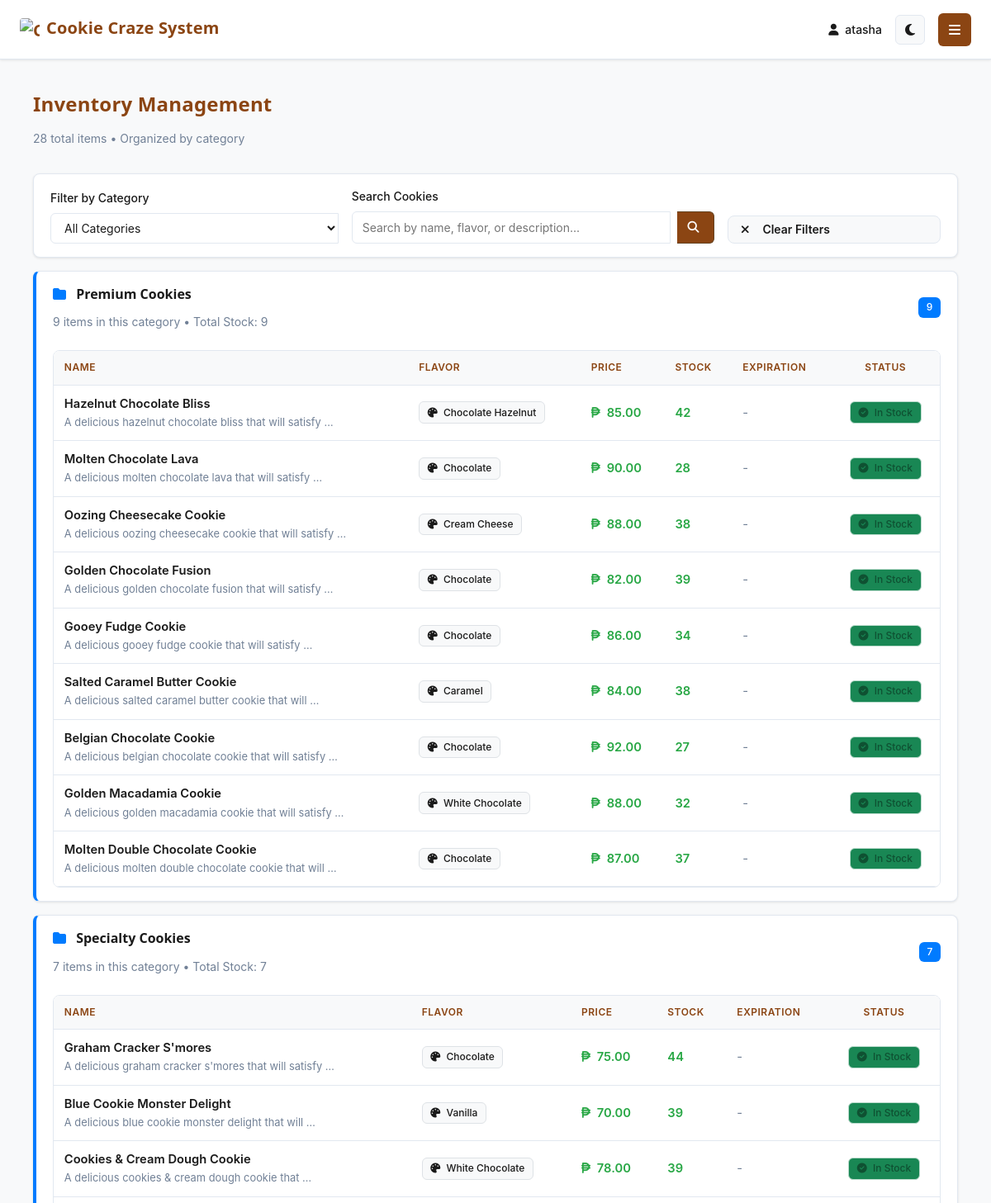
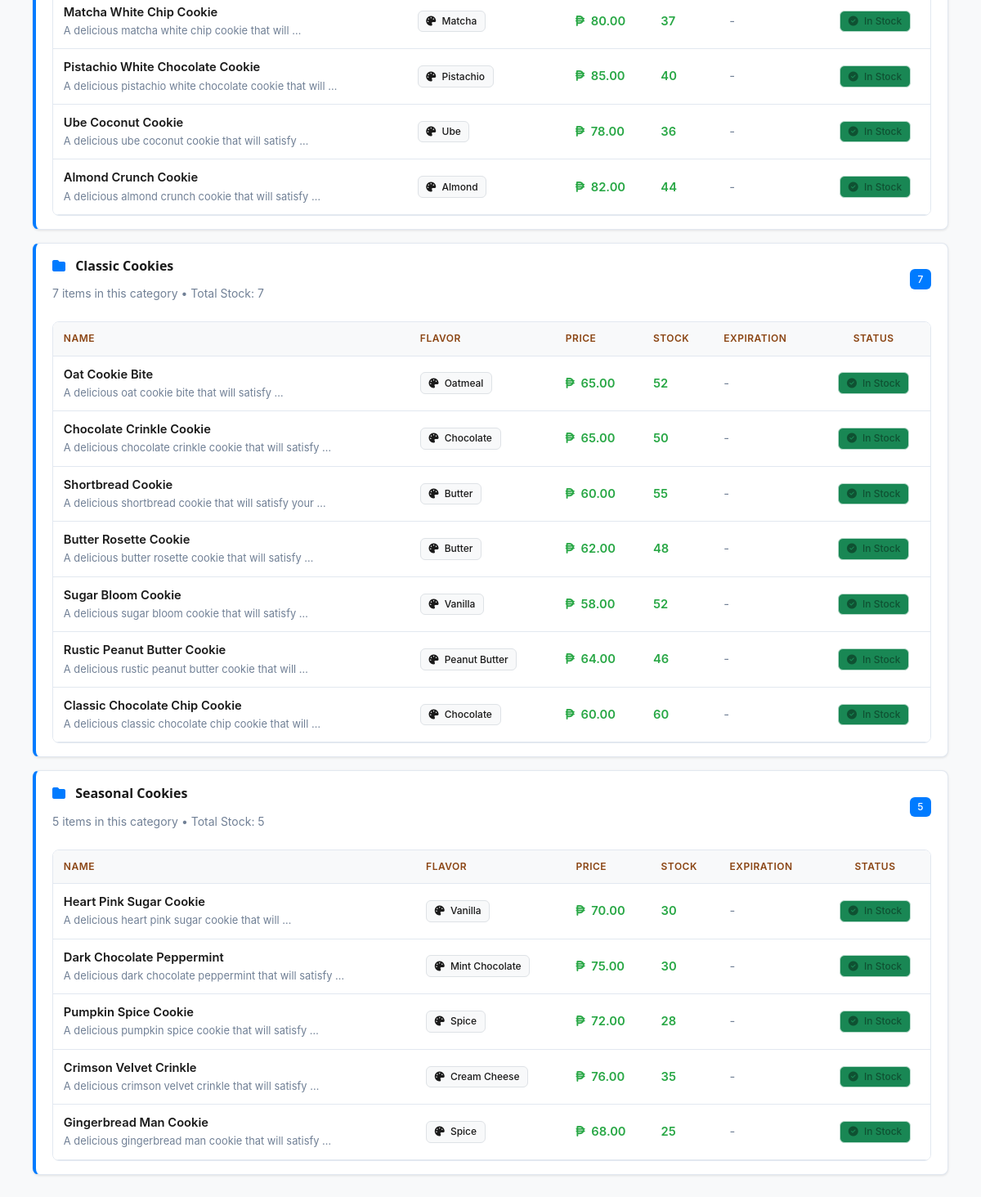
The page /app/inventory/ (signed in) on the database its author committed (2 pictures, top to bottom).
### cookie_app/models.py (models this page shows, shortened)
class Category(models.Model):
    name = models.CharField(max_length=50, unique=True)
    description = models.TextField(blank=True, null=True)
    color = models.CharField(max_length=7, default='#007bff')
    icon = models.CharField(max_length=50, default='fas fa-folder')
    is_active = models.BooleanField(default=True)
    created_at = models.DateTimeField(auto_now_add=True)
    updated_at = models.DateTimeField(auto_now=True)
    class Meta:
        verbose_name_plural = "Categories"
        ordering = ['name']

class Cookie(models.Model):
    FLAVOR_CHOICES = [
        ('chocolate', 'Chocolate'), ('vanilla', 'Vanilla'), ('strawberry', 'Strawberry'),
        ('oatmeal', 'Oatmeal'), ('peanut_butter', 'Peanut Butter'), ('butter', 'Butter'),
        ('white_chocolate', 'White Chocolate'), ('almond', 'Almond'), ('pistachio', 'Pistachio'),
        ('caramel', 'Caramel'), ('mint_chocolate', 'Mint Chocolate'), ('cream_cheese', 'Cream Cheese'),
        ('spice', 'Spice'), ('ube', 'Ube'), ('matcha', 'Matcha'),
        ('chocolate_hazelnut', 'Chocolate Hazelnut'), ('chocolate_marshmallow', 'Chocolate Marshmallow'),
        ('almond_oat', 'Almond Oat'),
    ]
    category = models.ForeignKey(Category, on_delete=models.PROTECT, related_name='cookies')
    image = models.ImageField(upload_to='cookies/', null=True, blank=True)
    name = models.CharField(max_length=100)
    flavor = models.CharField(max_length=30, choices=FLAVOR_CHOICES)
    price = models.DecimalField(max_digits=6, decimal_places=2, validators=[MinValueValidator(Decimal('0.01'))])
    stock_quantity = models.IntegerField(default=0, validators=[MinValueValidator(0)])
    description = models.TextField(blank=True, null=True)
    expiration_date = models.DateField(blank=True, null=True)
    is_available = models.BooleanField(default=True)
    created_at = models.DateTimeField(auto_now_add=True)
    updated_at = models.DateTimeField(auto_now=True)

### cookie_app/views.py (the view, shortened to what this page needs)
# urls.py: path('inventory/', views.inventory, name='inventory'),
@login_required
def inventory(request):
    search_query = request.GET.get('q', '')
    category_filter = request.GET.get('category', '')
    cookies = Cookie.objects.all().select_related('category')
    if search_query:
        cookies = cookies.filter(
            Q(name__icontains=search_query) |
            Q(flavor__icontains=search_query) |
            Q(description__icontains=search_query)
        )
    today = timezone.now().date()
    next_week = today + timedelta(days=7)
    cookies_by_category = {}
    uncategorized_cookies = []
    for cookie in cookies:
        category = cookie.category
        if category:
            if category not in cookies_by_category:
                cookies_by_category[category] = []
            cookies_by_category[category].append(cookie)
        else:
            uncategorized_cookies.append(cookie)
    active_categories = Category.objects.filter(is_active=True)
    context = {
        'cookies_by_category': cookies_by_category,
        'category_choices': [(cat.id, cat.name) for cat in active_categories],
        'search_query': search_query,
        'category_filter': category_filter,
        'total_cookies': cookies.count(),
        'today': today,
        'next_week': next_week,
        'active_categories': active_categories,
    }
    return render(request, 'inventory.html', context)

### templates/inventory.html (shortened to what this page needs)
{% extends 'base.html' %}
{% block content %}
<div class="content staff-page">
    <div class="unified-page-header">
        <div>
            <h1 class="unified-h1">Inventory Management</h1>
            <p class="text-muted" style="font-size: var(--text-sm);">
                {{ total_cookies }} total items • Organized by category
            </p>
        </div>
    </div>
    <div class="unified-card">
        <div class="row g-3 align-items-end">
            <div class="col-md-4">
                <label class="unified-form-label">Filter by Category</label>
                <select class="unified-form-control" id="categoryFilter" onchange="updateCategoryFilter()">
                    <option value="">All Categories</option>
                </select>
            </div>
            <div class="col-md-5">
                <label class="unified-form-label">Search Cookies</label>
                <div class="d-flex gap-2">
                    <input type="text"
                           class="unified-form-control"
                           id="searchInput"
                           placeholder="Search by name, flavor, or description..."
                           value="{{ search_query }}"
                           style="flex: 1;">
                    <button class="unified-btn unified-btn-primary" onclick="performSearch()" style="min-width: 45px;">
                        <i class="fas fa-search"></i>
                    </button>
                </div>
            </div>
            <div class="col-md-3">
                <button class="unified-btn unified-btn-secondary w-100" onclick="clearAllFilters()" style="margin-top: 0;">
                    <i class="fas fa-times me-2"></i>
                    Clear Filters
                </button>
            </div>
        </div>
    </div>
{% if cookies_by_category %}
    {% for category, cookies in cookies_by_category.items %}
    <div class="unified-card category-section" style="border-left-color: {{ category.color|default:'#6c757d' }};">
        <div class="d-flex justify-content-between align-items-center mb-4">
            <div>
                <h3 class="unified-h3">
                    <i class="{{ category.icon|default:'fas fa-folder' }} me-2" style="color: {{ category.color|default:'#6c757d' }};"></i>
                    {% if category %}
                        {{ category.name }} Cookies
                    {% else %}
                        Uncategorized Cookies
                    {% endif %}
                </h3>
                <p class="text-muted mb-0" style="font-size: var(--text-sm);">
                    {{ cookies|length }} item{{ cookies|length|pluralize }} in this category
                    • Total Stock: {{ cookies|length }}
                </p>
            </div>
            <div class="d-flex align-items-center gap-3">
                <span class="badge" style="background-color: {{ category.color|default:'#6c757d' }}; color: white;">
                    {{ cookies|length }}
                </span>
            </div>
        </div>
        <div class="unified-table-container">
            <table class="unified-table">
                <thead>
                    <tr>
                        <th>Name</th>
                        <th>Flavor</th>
                        <th>Price</th>
                        <th>Stock</th>
                        <th>Expiration</th>
                        <th class="text-center">Status</th>
                    </tr>
                </thead>
                <tbody>
                    {% for cookie in cookies %}
                    <tr>
                        <td>
                            <div class="fw-semibold text-primary">{{ cookie.name }}</div>
                            {% if cookie.description %}
                            <small class="text-muted">{{ cookie.description|truncatewords:8 }}</small>
                            {% endif %}
                        </td>
                        <td>
                            <span class="badge bg-light text-dark border">
                                <i class="fas fa-palette me-1"></i>
                                {{ cookie.get_flavor_display }}
                            </span>
                        </td>
                        <td class="fw-semibold text-success">
                            <i class="fas fa-peso-sign me-1"></i>
                            {{ cookie.price }}
                        </td>
                        <td>
                            <div class="d-flex align-items-center gap-2">
                                <span class="fw-semibold {% if cookie.stock_quantity < 10 %}text-danger{% elif cookie.stock_quantity < 20 %}text-warning{% else %}text-success{% endif %}">
                                    {{ cookie.stock_quantity }}
                                </span>
                            </div>
                        </td>
                        <td>
                            {% if cookie.expiration_date %}
                                {% if cookie.expiration_date < today %}
                                <span class="text-danger fw-semibold">
                                    <i class="fas fa-exclamation-circle me-1"></i>
                                    Expired
                                </span>
                                {% elif cookie.expiration_date < next_week %}
                                <span class="text-warning fw-semibold">
                                    <i class="fas fa-clock me-1"></i>
                                    {{ cookie.expiration_date|date:"M d" }}
                                </span>
                                {% else %}
                                <span class="text-muted">
                                    {{ cookie.expiration_date|date:"M d, Y" }}
                                </span>
                                {% endif %}
                            {% else %}
                                <span class="text-muted">-</span>
                            {% endif %}
                        </td>
                        <td class="text-center">
                            {% if cookie.stock_quantity == 0 %}
                            <span class="badge bg-danger">
                                <i class="fas fa-times-circle me-1"></i>
                                Out of Stock
                            </span>
                            {% elif cookie.stock_quantity < 10 %}
                            <span class="badge bg-warning text-dark">
                                <i class="fas fa-exclamation-triangle me-1"></i>
                                Low Stock
                            </span>
                            {% else %}
                            <span class="badge bg-success">
                                <i class="fas fa-check-circle me-1"></i>
                                In Stock
                            </span>
                            {% endif %}
                        </td>
                    </tr>
                    {% endfor %}
                </tbody>
            </table>
        </div>
    </div>
    {% endfor %}
{% endif %}
</div>
{% endblock %}

### templates/base.html (shortened to what this page needs)
<!DOCTYPE html>
<html lang="en">
<head>
    {% load static %}
    <link href="https://cdn.jsdelivr.net/npm/bootstrap@5.3.2/dist/css/bootstrap.min.css" rel="stylesheet">
    <link rel="stylesheet" href="https://cdnjs.cloudflare.com/ajax/libs/font-awesome/6.4.0/css/all.min.css">
    <link rel="stylesheet" href="{% static 'css/style.css' %}">
</head>
<body data-theme="light" {% if user.is_authenticated %}class="authenticated"{% endif %}>
    {% if user.is_authenticated %}
    <div class="main-content" id="main-content">
        <header class="header">
            <div class="header-title">
                {% if request.path == '/app/admin-dashboard/' %}
                    Admin Dashboard
                {% elif request.path == '/app/staff-dashboard/' %}
                    Staff Dashboard
                {% elif 'inventory' in request.path %}
                    <span class="brand-title">
                        <img src="{% static 'images/cookie-craze-logo.png' %}" alt="Cookie Craze" class="brand-logo">
                        <span>Cookie Craze System</span>
                    </span>
                {% elif 'sale' in request.path and 'daily-sales' not in request.path %}
                    <span class="brand-title">
                        <img src="{% static 'images/cookie-craze-logo.png' %}" alt="Cookie Craze" class="brand-logo">
                        <span>Cookie Craze System</span>
                    </span>
                {% elif 'daily-sales' in request.path %}
                    <span class="brand-title">
                        <img src="{% static 'images/cookie-craze-logo.png' %}" alt="Cookie Craze" class="brand-logo">
                        <span>Cookie Craze System</span>
                    </span>
                {% elif 'staff-management' in request.path %}
                    Staff Management
                {% elif 'admin-sales-monitoring' in request.path %}
                    Sales Monitoring
                {% elif 'staff-sales-history' in request.path %}
                    My Sales History
                {% elif 'report' in request.path %}
                    Reports & Analytics
                {% else %}
                    <span class="brand-title">
                        <img src="{% static 'images/cookie-craze-logo.png' %}" alt="Cookie Craze" class="brand-logo">
                        <span>Cookie Craze System</span>
                    </span>
                {% endif %}
            </div>
            <div class="header-right">
                <div class="user-info">
                    <span>
                        {% if user.is_superuser or user.staff.role == 'admin' %}
                            <i class="fas fa-crown text-warning me-1"></i>
                        {% else %}
                            <i class="fas fa-user me-1"></i>
                        {% endif %}
                        {{ user.username }}
                    </span>
                    <button class="theme-toggle" id="themeToggle" title="Toggle dark mode">
                    </button>
                </div>
                <button class="sidebar-toggle" id="sidebarToggle" title="Toggle sidebar">
                    <i class="fas fa-bars"></i>
                </button>
            </div>
        </header>
        <div class="content">
            {% block content %}
            {% endblock %}
        </div>
    </div>
    {% endif %}
</body>
</html>

### rows shown on the page
Category: name "Premium", cookies "9"
Cookie: name "Hazelnut Chocolate Bliss", description "A delicious hazelnut chocolate bliss that will satisfy …", flavor "Chocolate Hazelnut", price "85.00", stock_quantity "42", shows "In Stock"
Cookie: name "Molten Chocolate Lava", description "A delicious molten chocolate lava that will satisfy …", flavor "Chocolate", price "90.00", stock_quantity "28", shows "In Stock"
Cookie: name "Oozing Cheesecake Cookie", description "A delicious oozing cheesecake cookie that will satisfy …", flavor "Cream Cheese", price "88.00", stock_quantity "38", shows "In Stock"
Cookie: name "Golden Chocolate Fusion", description "A delicious golden chocolate fusion that will satisfy …", flavor "Chocolate", price "82.00", stock_quantity "39", shows "In Stock"
Cookie: name "Gooey Fudge Cookie", description "A delicious gooey fudge cookie that will satisfy …", flavor "Chocolate", price "86.00", stock_quantity "34", shows "In Stock"
Cookie: name "Salted Caramel Butter Cookie", description "A delicious salted caramel butter cookie that will …", flavor "Caramel", price "84.00", stock_quantity "38", shows "In Stock"
Cookie: name "Belgian Chocolate Cookie", description "A delicious belgian chocolate cookie that will satisfy …", flavor "Chocolate", price "92.00", stock_quantity "27", shows "In Stock"
Cookie: name "Golden Macadamia Cookie", description "A delicious golden macadamia cookie that will satisfy …", flavor "White Chocolate", price "88.00", stock_quantity "32", shows "In Stock"
Cookie: name "Molten Double Chocolate Cookie", description "A delicious molten double chocolate cookie that will …", flavor "Chocolate", price "87.00", stock_quantity "37", shows "In Stock"
Category: name "Specialty", cookies "7"
Cookie: name "Graham Cracker S'mores", description "A delicious graham cracker s'mores that will satisfy …", flavor "Chocolate", price "75.00", stock_quantity "44", shows "In Stock"
Cookie: name "Blue Cookie Monster Delight", description "A delicious blue cookie monster delight that will …", flavor "Vanilla", price "70.00", stock_quantity "39", shows "In Stock"
Cookie: name "Cookies & Cream Dough Cookie", description "A delicious cookies & cream dough cookie that …", flavor "White Chocolate", price "78.00", stock_quantity "39", shows "In Stock"
Cookie: name "Matcha White Chip Cookie", description "A delicious matcha white chip cookie that will …", flavor "Matcha", price "80.00", stock_quantity "37", shows "In Stock"
Cookie: name "Pistachio White Chocolate Cookie", description "A delicious pistachio white chocolate cookie that will …", flavor "Pistachio", price "85.00", stock_quantity "40", shows "In Stock"
Cookie: name "Ube Coconut Cookie", description "A delicious ube coconut cookie that will satisfy …", flavor "Ube", price "78.00", stock_quantity "36", shows "In Stock"
Cookie: name "Almond Crunch Cookie", description "A delicious almond crunch cookie that will satisfy …", flavor "Almond", price "82.00", stock_quantity "44", shows "In Stock"
Category: name "Classic", cookies "7"
Cookie: name "Oat Cookie Bite", description "A delicious oat cookie bite that will satisfy …", flavor "Oatmeal", price "65.00", stock_quantity "52", shows "In Stock"
Cookie: name "Chocolate Crinkle Cookie", description "A delicious chocolate crinkle cookie that will satisfy …", flavor "Chocolate", price "65.00", stock_quantity "50", shows "In Stock"
Cookie: name "Shortbread Cookie", description "A delicious shortbread cookie that will satisfy your …", flavor "Butter", price "60.00", stock_quantity "55", shows "In Stock"
Cookie: name "Butter Rosette Cookie", description "A delicious butter rosette cookie that will satisfy …", flavor "Butter", price "62.00", stock_quantity "48", shows "In Stock"
Cookie: name "Sugar Bloom Cookie", description "A delicious sugar bloom cookie that will satisfy …", flavor "Vanilla", price "58.00", stock_quantity "52", shows "In Stock"
Cookie: name "Rustic Peanut Butter Cookie", description "A delicious rustic peanut butter cookie that will …", flavor "Peanut Butter", price "64.00", stock_quantity "46", shows "In Stock"
Cookie: name "Classic Chocolate Chip Cookie", description "A delicious classic chocolate chip cookie that will …", flavor "Chocolate", price "60.00", stock_quantity "60", shows "In Stock"
Category: name "Seasonal", cookies "5"
Cookie: name "Heart Pink Sugar Cookie", description "A delicious heart pink sugar cookie that will …", flavor "Vanilla", price "70.00", stock_quantity "30", shows "In Stock"
Cookie: name "Dark Chocolate Peppermint", description "A delicious dark chocolate peppermint that will satisfy …", flavor "Mint Chocolate", price "75.00", stock_quantity "30", shows "In Stock"
Cookie: name "Pumpkin Spice Cookie", description "A delicious pumpkin spice cookie that will satisfy …", flavor "Spice", price "72.00", stock_quantity "28", shows "In Stock"
Cookie: name "Crimson Velvet Crinkle", description "A delicious crimson velvet crinkle that will satisfy …", flavor "Cream Cheese", price "76.00", stock_quantity "35", shows "In Stock"
Cookie: name "Gingerbread Man Cookie", description "A delicious gingerbread man cookie that will satisfy …", flavor "Spice", price "68.00", stock_quantity "25", shows "In Stock"

### other values the page prints
{{ user.username }} "atasha"
{{ total_cookies }} "28"
